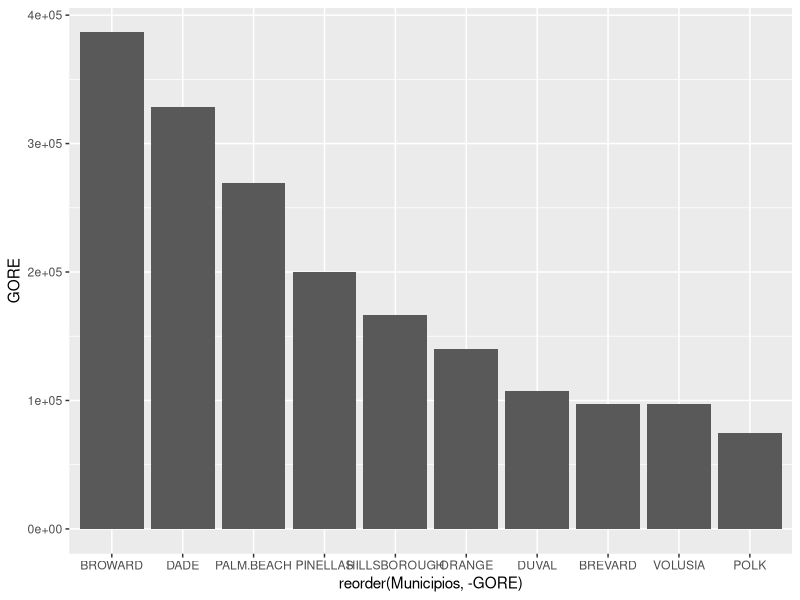
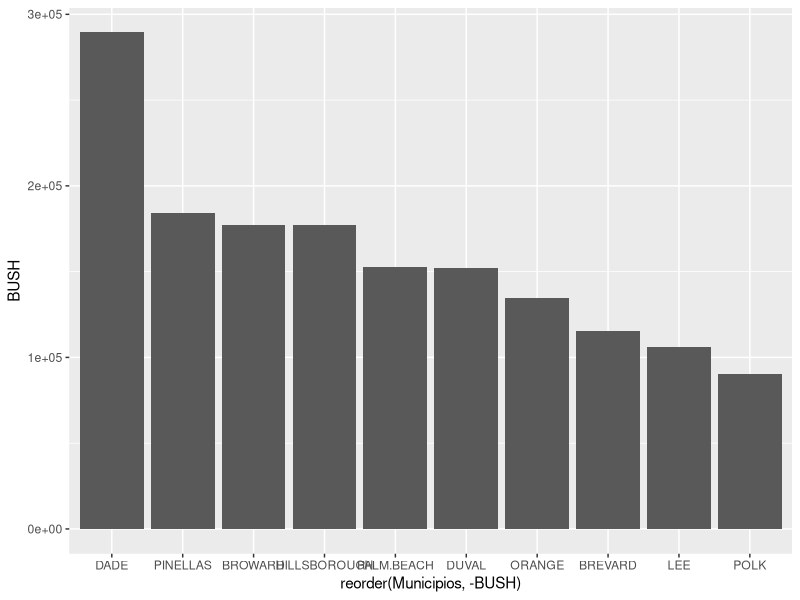
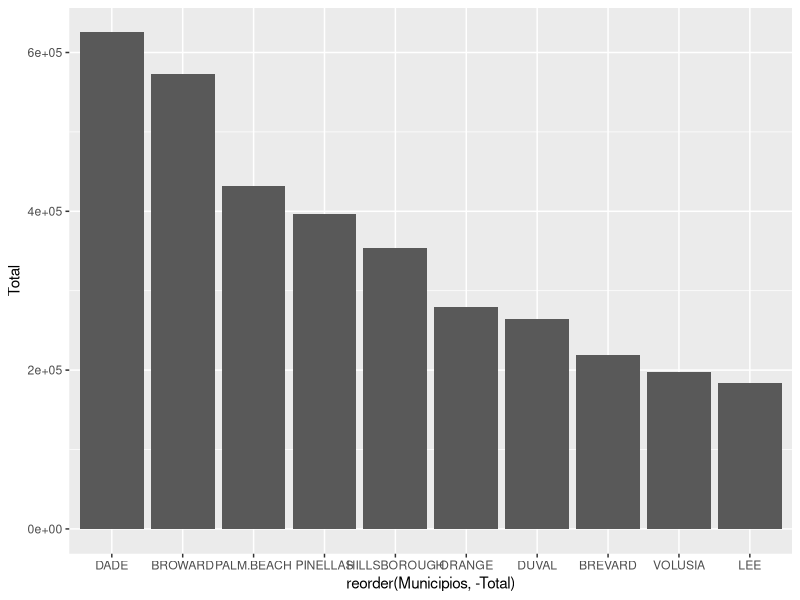
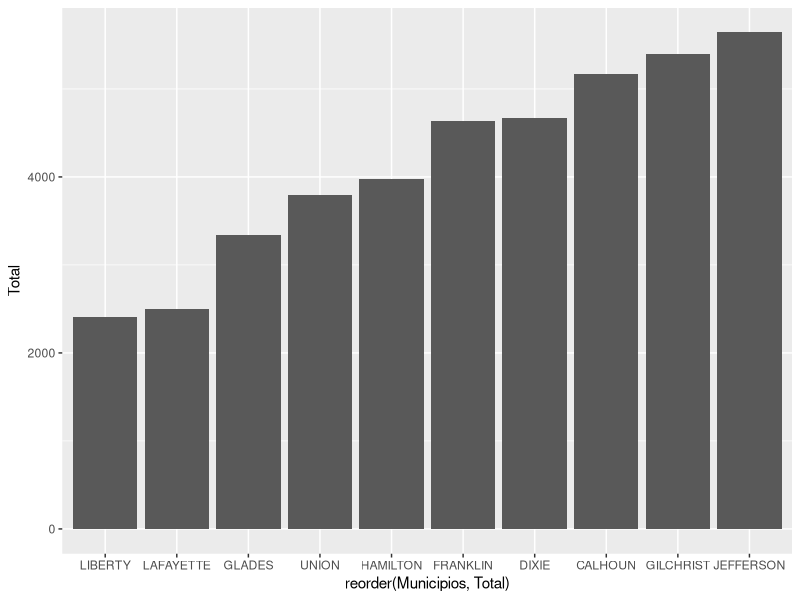
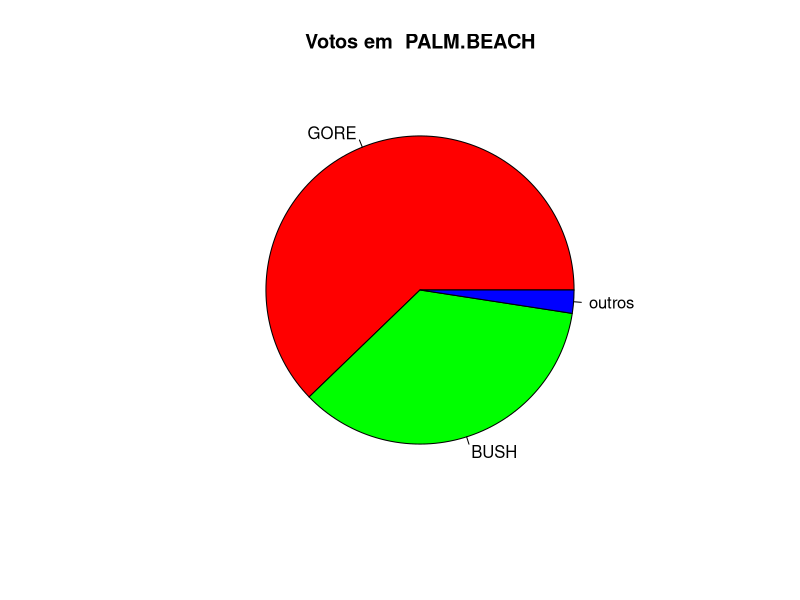
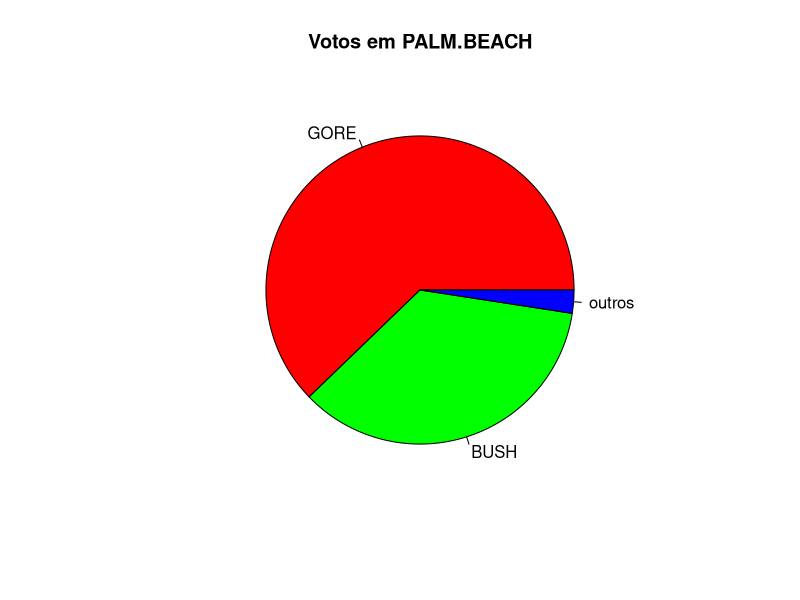

Here is the R script that generated these plots, in order:
## ---- chunk 1
knitr::opts_chunk$set(
  fig.width = 10, fig.height = 6, 	tidy=TRUE,message = F, warning = F,	tidy.opts=list(arrow=TRUE,	indent=2))
## ---- chunk 2
library(tidyverse)
library(knitr)
library(rmarkdown)
## ---- chunk 3
florida = carData::Florida
kable(head(florida,5))
## ---- chunk 4
# Acrescentei uma coluna municipio
florida$Municipios=rownames(florida) 

#A coloquei em primeiro
florida=florida %>% select (Municipios, everything())

#Converter o dataframe em um tidy
florida= as_tibble(florida)

#Mostrar como uma tabela bonitinha
kable(head(florida,5), caption='Votos por Município na Florida')
## ---- chunk 5
florida %>% top_n(10,GORE)  %>% ggplot(aes(y=GORE ,x=reorder(Municipios, -GORE))) + geom_bar(stat = "identity")

## ---- chunk 6
florida %>% top_n(10,BUSH)  %>% ggplot(aes(y=BUSH ,x=reorder(Municipios, -BUSH))) + geom_bar(stat = "identity")
## ---- chunk 7
florida %>% top_n(10,Total)  %>% ggplot(aes(y=Total ,x=reorder(Municipios, -Total))) + geom_bar(stat = "identity") 

florida %>% top_n(-10,Total)  %>% ggplot(aes(y=Total ,x=reorder(Municipios, Total))) + geom_bar(stat = "identity")
## ---- chunk 8
# A linha estudada será definidada por n
n=50
## ---- chunk 9
#Selecionar os valores das colunas, exceto a coluna município e  total

tf=as.integer(florida[n,2:(ncol(florida)-1)]) 

# Os dois primerios canditados são muito mais expressivos que os outros
# Por issso irei somar o valor dos restantes

soma=sum(tf[3:length(tf)])

#Preciso conseguir o nome dos canditados para formar as labels
nomes=colnames(florida)[2:(ncol(florida)-1)]

#Faço o grafico de pizza
pie(x=c(tf[1:2],soma), labels = c(nomes[1:2],'outros'),col=rainbow(3), main=paste('Votos em ',florida[n,1]))




## ---- chunk 10
#Qual linha vc quer saber
#n=11
#Selecionar linha desejada e os valores das colunas, exceto a coluna total

tf=as.integer(florida[n,2:(ncol(florida)-1)])
tf

# Os dois primerios canditados são muito mais expressivos que os outros
# Por issso irei somar o valor dos restantes, os colocando em ordem
# E tire os dois maiores valores pra somar o restante 

soma=sum(sort(tf[3:length(tf)]))

#Neste caso, nao faz diferença, mas qual usar?
#sort(tf[3:length(tf)])
#tf[3:length(sort(tf))]



#Preciso conseguir o nome dos canditados para formar as labels
#Irei reordenar os nomes, dependendo doa valores de tf como referencia
#Como eles viram fatores
#Eu os pego noa sua ordem de significância
nomes=levels(reorder(colnames(florida)[2:(ncol(florida)-1)],-tf))

#Para facilitar na construção de gráfico, eu irei ordenar os dois primeiros valores de tf em uma variavel
ordem=sort(tf[1:2],decreasing = T)
#Faço o grafico de pizza
pie(x=c(ordem,soma), labels = c(nomes[1:2],'outros'),col=rainbow(3), main=paste('Votos em', florida[n,1]))
